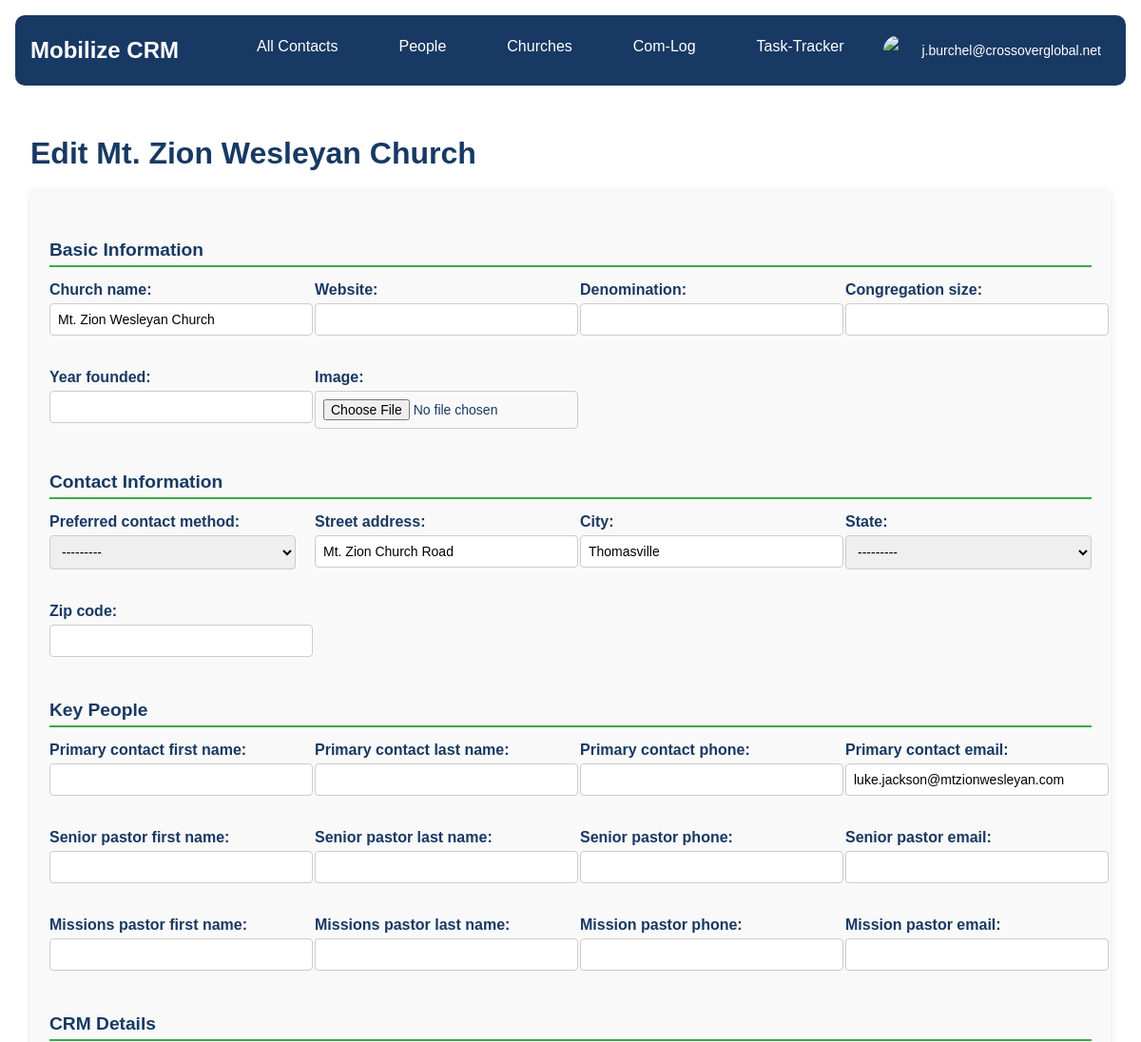
The app's page /contacts/church/45/edit/ (signed in, upper part), older data.
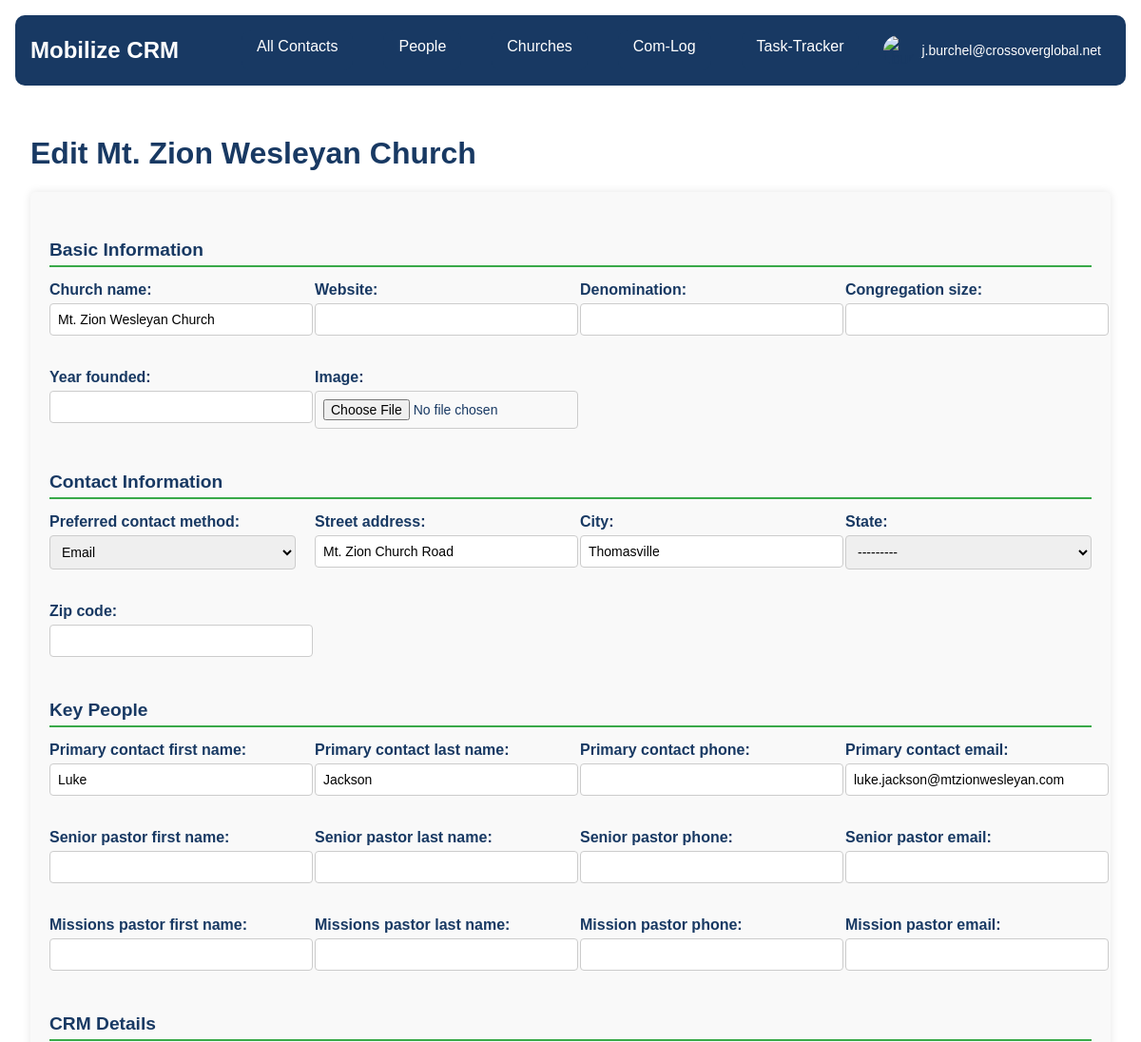
The same page, newer data.
### contacts/models.py (models this page shows, shortened)
class Contact(models.Model):
    STATE = (
        ('al', 'AL'), ('ak', 'AK'), ('az', 'AZ'), ('ar', 'AR'), ('ca', 'CA'),('co', 'CO'),('ct', 'CT'),('de', 'DE'), ('fl', 'FL'), ('ga', 'GA'),
        ('hi', 'HI'), ('id', 'ID'), ('il', 'IL'), ('in', 'IN'), ('ia', 'IA'), ('ks', 'KS'), ('ky', 'KY'), ('la', 'LA'), ('me', 'ME'),
        ('md', 'MD'), ('ma', 'MA'), ('mi', 'MI'), ('mn', 'MN'), ('ms', 'MS'), ('mo', 'MO'), ('mt', 'MT'), ('ne', 'NE'), ('nv', 'NV'),
        ('nh', 'NH'), ('nj', 'NJ'), ('nm', 'NM'), ('ny', 'NY'), ('nc', 'NC'), ('nd', 'ND'), ('oh', 'OH'), ('ok', 'OK'), ('or', 'OR'),
        ('pa', 'PA'), ('ri', 'RI'), ('sc', 'SC'), ('sd', 'SD'), ('tn', 'TN'), ('tx', 'TX'), ('ut', 'UT'), ('vt', 'VT'), ('va', 'VA'),
        ('wa', 'WA'), ('wv', 'WV'), ('wi', 'WI'), ('wy', 'WY'),('dc', 'DC')
    )
    PREFERRED_CONTACT_METHODS = (
        ('email', 'Email'),('phone', 'Phone'),('text', 'Text'),('Facebook Messanger',
        'Facebook Messanger'),('whatsapp', 'Whatsapp'),('groupme', 'Groupme'),('signal', 'Signal'),('other', 'Other')
    )
    church_name = models.CharField(max_length=100, null=True, blank=True)
    first_name = models.CharField(max_length=100)
    last_name = models.CharField(max_length=100)
    image = models.ImageField(upload_to=get_image_path, null=True, blank=True)
    preferred_contact_method = models.CharField(max_length=100, choices=PREFERRED_CONTACT_METHODS)
    phone = models.CharField(max_length=50)
    email = models.EmailField()
    street_address = models.CharField(max_length=200, null=True, blank=True)
    city = models.CharField(max_length=100, null=True, blank=True)
    state = models.CharField(max_length=2, choices=STATE, null=True, blank=True)
    zip_code = models.CharField(max_length=10, null=True, blank=True)
    initial_notes = models.TextField(null=True, blank=True)
    date_created = models.DateField(auto_now_add=True,null=True, blank=True)
    date_modified = models.DateField(auto_now=True,null=True, blank=True)
    def get_name(self):
        if hasattr(self, 'church'):
            return self.church.church_name or "Unnamed Church"
        elif hasattr(self, 'people'):
            return f"{self.people.first_name} {self.people.last_name}".strip() or "Unnamed Person"
        else:
            return self.church_name or f"{self.first_name} {self.last_name}".strip() or "Unnamed Contact"

class Church(Contact):
    COLOR = (
        ('RED', 'RED'),('YELLOW', 'YELLOW'), ('BLUE', 'BLUE'),('GREEN', 'GREEN')
    )
    CHURCH_PIPELINE_CHOICES = (
        ('COLD', 'COLD'), ('WARM', 'WARM'),
        ('REPEATED FOLLOWUP', 'REPEATED FOLLOWUP'),
        ('MISSION VISION', 'MISSION VISION'), ('EN42', 'EN42')
    )
    PRIORITY = (
        ('URGENT', 'URGENT'), ('HIGH', 'HIGH'), ('MEDIUM', 'MEDIUM'), ('LOW', 'LOW')
    )
    ASSIGNED_TO_CHOICES = (
        ('BILL JONES', 'BILL JONES'), ('JASON MODOMO', 'JASON MODOMO'), ('KEN KATAYAMA', 'KEN KATAYAMA'), ('MATTHEW RULE', 'MATTHEW RULE'),
        ('CHIP ATKINSON', 'CHIP ATKINSON'), ('RACHEL LIVELY', 'RACHEL LIVELY'), ('JIM BURCHEL', 'JIM BURCHEL'), ('JILL WALKER', 'JILL WALKER'),
        ('KARINA RAMPIN', 'KARINA RAMPIN'), ('UNASSIGNED', 'UNASSIGNED')
    )
    SOURCE = (
        ('WEBFORM', 'WEBFORM'), ('INCOMING CALL', 'INCOMING CALL'), ('EMAIL', 'EMAIL'), ('SOCIAL MEDIA', 'SOCIAL MEDIA'),
        ('COLD CALL', 'COLD CALL'),('PERSPECTIVES', 'PERSPECTIVES'),('REFERAL', 'REFERAL'),('OTHER', 'OTHER'), ('UNKNOWN', 'UNKNOWN')
    )
    virtuous = models.BooleanField(default=False)
    senior_pastor_first_name = models.CharField(max_length=100, blank=True, null=True)
    senior_pastor_last_name = models.CharField(max_length=100, blank=True, null=True)
    senior_pastor_phone = models.CharField(max_length=50, blank=True, null=True)
    senior_pastor_email = models.EmailField(blank=True, null=True)
    missions_pastor_first_name = models.CharField(max_length=100, null=True, blank=True)
    missions_pastor_last_name = models.CharField(max_length=100, null=True, blank=True)
    mission_pastor_phone = models.CharField(max_length=50, null=True, blank=True)
    mission_pastor_email = models.EmailField(null=True, blank=True)
    primary_contact_first_name = models.CharField(max_length=100, blank=True, null=True)
    primary_contact_last_name = models.CharField(max_length=100, blank=True, null=True)
    primary_contact_phone = models.CharField(max_length=200, blank=True, null=True)
    primary_contact_email = models.EmailField(blank=True, null=True)
    website = models.URLField(null=True, blank=True)
    denomination = models.CharField(max_length=100, null=True, blank=True)
    congregation_size = models.IntegerField(null=True, blank=True)
    color = models.CharField(max_length=10, choices=COLOR, default='GREEN')
    church_pipeline = models.CharField(max_length=100, choices=CHURCH_PIPELINE_CHOICES, default='UNKNOWN')
    priority = models.CharField(max_length=10, choices=PRIORITY, default='MEDIUM')
    assigned_to = models.CharField(max_length=100, choices=ASSIGNED_TO_CHOICES, default='UNASSIGNED')
    source = models.CharField(max_length=100, choices=SOURCE, default='UNKNOWN')
    referred_by = models.CharField(max_length=100, null=True, blank=True)
    info_given = models.TextField(null=True, blank=True)
    reason_closed = models.TextField(null=True, blank=True)
    year_founded = models.IntegerField(null=True, blank=True)
    date_closed = models.DateField(null=True, blank=True)
    class Meta:
        verbose_name = "Church"
        verbose_name_plural = "Churches"

class Contact(models.Model):
    STATE = (
        ('al', 'AL'), ('ak', 'AK'), ('az', 'AZ'), ('ar', 'AR'), ('ca', 'CA'),('co', 'CO'),('ct', 'CT'),('de', 'DE'), ('fl', 'FL'), ('ga', 'GA'),
        ('hi', 'HI'), ('id', 'ID'), ('il', 'IL'), ('in', 'IN'), ('ia', 'IA'), ('ks', 'KS'), ('ky', 'KY'), ('la', 'LA'), ('me', 'ME'),
        ('md', 'MD'), ('ma', 'MA'), ('mi', 'MI'), ('mn', 'MN'), ('ms', 'MS'), ('mo', 'MO'), ('mt', 'MT'), ('ne', 'NE'), ('nv', 'NV'),
        ('nh', 'NH'), ('nj', 'NJ'), ('nm', 'NM'), ('ny', 'NY'), ('nc', 'NC'), ('nd', 'ND'), ('oh', 'OH'), ('ok', 'OK'), ('or', 'OR'),
        ('pa', 'PA'), ('ri', 'RI'), ('sc', 'SC'), ('sd', 'SD'), ('tn', 'TN'), ('tx', 'TX'), ('ut', 'UT'), ('vt', 'VT'), ('va', 'VA'),
        ('wa', 'WA'), ('wv', 'WV'), ('wi', 'WI'), ('wy', 'WY'),('dc', 'DC')
    )
    PREFERRED_CONTACT_METHODS = (
        ('email', 'Email'),('phone', 'Phone'),('text', 'Text'),('Facebook Messanger',
        'Facebook Messanger'),('whatsapp', 'Whatsapp'),('groupme', 'Groupme'),('signal', 'Signal'),('other', 'Other')
    )
    church_name = models.CharField(max_length=100, null=True, blank=True)
    first_name = models.CharField(max_length=100)
    last_name = models.CharField(max_length=100)
    image = models.ImageField(upload_to=get_image_path, null=True, blank=True)
    preferred_contact_method = models.CharField(max_length=100, choices=PREFERRED_CONTACT_METHODS)
    phone = models.CharField(max_length=50)
    email = models.EmailField()
    street_address = models.CharField(max_length=200, null=True, blank=True)
    city = models.CharField(max_length=100, null=True, blank=True)
    state = models.CharField(max_length=2, choices=STATE, null=True, blank=True)
    zip_code = models.CharField(max_length=10, null=True, blank=True)
    initial_notes = models.TextField(null=True, blank=True)
    date_created = models.DateField(auto_now_add=True,null=True, blank=True)
    date_modified = models.DateField(auto_now=True,null=True, blank=True)
    def get_name(self):
        if hasattr(self, 'church'):
            return self.church.church_name or "Unnamed Church"
        elif hasattr(self, 'people'):
            return f"{self.people.first_name} {self.people.last_name}".strip() or "Unnamed Person"
        else:
            return self.church_name or f"{self.first_name} {self.last_name}".strip() or "Unnamed Contact"

### contacts/views.py (the view, shortened to what this page needs)
# urls.py: path('church/<int:pk>/edit/', views.ChurchUpdateView.as_view(), name='church_edit'),
@method_decorator(login_required, name='dispatch')
class ChurchUpdateView(UpdateView, LoginRequiredMixin):
    model = Church
    form_class = ChurchForm
    template_name = 'contacts/edit_contact.html'
    def get_context_data(self, **kwargs):
        context = super().get_context_data(**kwargs)
        context['contact_type'] = 'church'
        return context

### contacts/forms.py
class ChurchForm(forms.ModelForm):
    class Meta:
        model = Church
        fields = ['church_name', 'primary_contact_first_name', 'primary_contact_last_name', 'primary_contact_phone', 'primary_contact_email','preferred_contact_method',
                  'street_address', 'city', 'state', 'zip_code',
                  'senior_pastor_first_name','senior_pastor_last_name', 'senior_pastor_phone', 'senior_pastor_email',
                  'missions_pastor_first_name', 'missions_pastor_last_name','mission_pastor_phone', 'mission_pastor_email',
                  'virtuous', 'website', 'denomination','congregation_size',
                  'color', 'church_pipeline', 'priority', 'assigned_to','source', 'referred_by', 'year_founded','initial_notes', 'info_given',
                  'image'
                  ]
        widgets = {
            'initial_notes': forms.Textarea(attrs={'rows': 4}),
            'info_given': forms.Textarea(attrs={'rows': 4}),
        }

### contacts/templates/contacts/edit_contact.html (shortened to what this page needs)
{% extends 'core/base.html' %}
{% load static %}
{% block extra_css %}
<link rel="stylesheet" href="{% static 'css/form.css' %}">
{% endblock %}
{% block content %}
<div class="container">
    <h1 class="page-title">Edit {{ object.get_name }}</h1>
    <form method="post" enctype="multipart/form-data" class="styled-form">
        {% if contact_type == 'church' %}
            <h2 class="form-section-title">Basic Information</h2>
            <div class="form-grid">
                {% for field in form %}
                    {% if field.name in 'church_name,denomination,website,year_founded,congregation_size,image' %}
                        <div class="form-group">
                            {{ field.label_tag }}
                            {{ field }}
                        </div>
                    {% endif %}
                {% endfor %}
            </div>
            <h2 class="form-section-title">Contact Information</h2>
            <div class="form-grid">
                {% for field in form %}
                    {% if field.name in 'email,phone,preferred_contact_method,street_address,city,state,zip_code' %}
                        <div class="form-group">
                            {{ field.label_tag }}
                            {{ field }}
                        </div>
                    {% endif %}
                {% endfor %}
            </div>
            <h2 class="form-section-title">Key People</h2>
            <div class="form-grid">
                {% for field in form %}
                    {% if field.name in 'senior_pastor_first_name,senior_pastor_last_name,senior_pastor_email,senior_pastor_phone,missions_pastor_first_name,missions_pastor_last_name,mission_pastor_email,mission_pastor_phone,primary_contact_first_name,primary_contact_last_name,primary_contact_email,primary_contact_phone' %}
                        <div class="form-group">
                            {{ field.label_tag }}
                            {{ field }}
                        </div>
                    {% endif %}
                {% endfor %}
            </div>
            <h2 class="form-section-title">CRM Details</h2>
        {% endif %}
    </form>
</div>
{% endblock %}

Row changes from the older to the newer data that the page shows:
changed Church "luke.jackson@mtzionwesleyan.com": primary_contact_first_name (not shown) → "Luke"; primary_contact_last_name (not shown) → "Jackson"
Text that changed along with them:
form field preferred_contact_method: "---------" → "Email"
